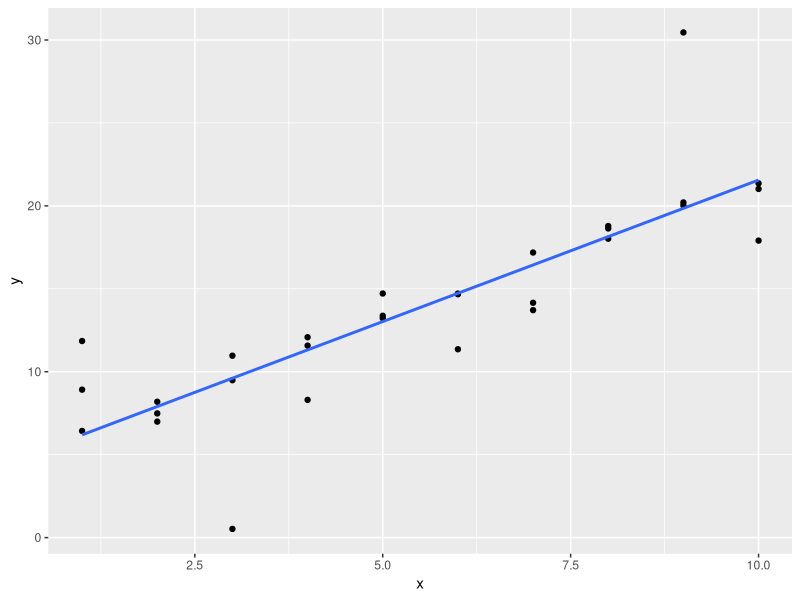
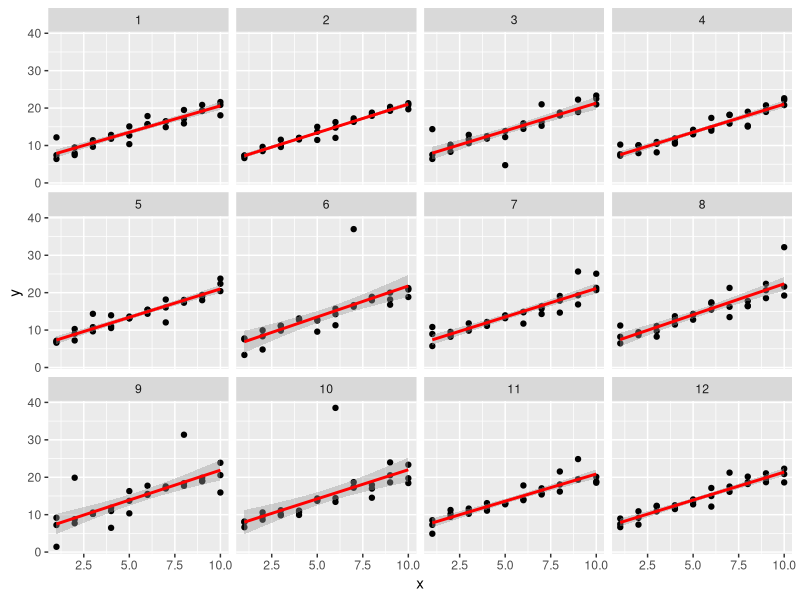
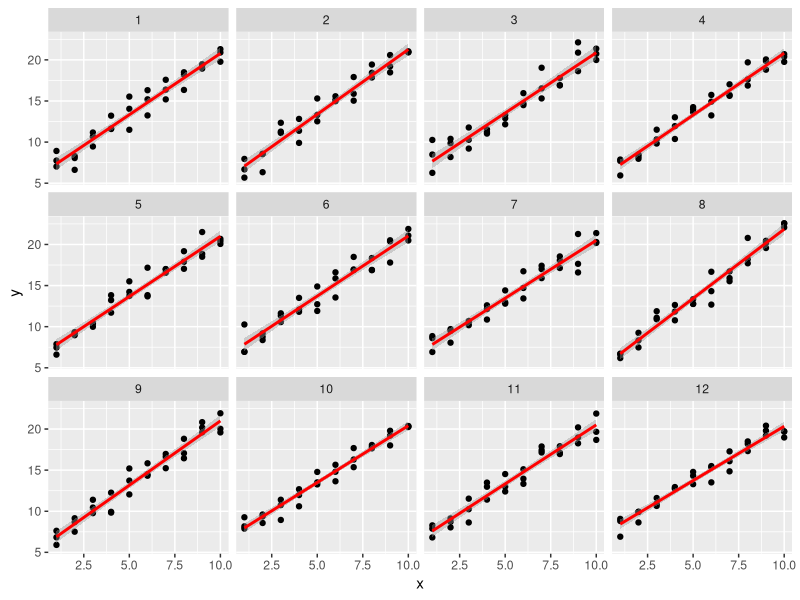
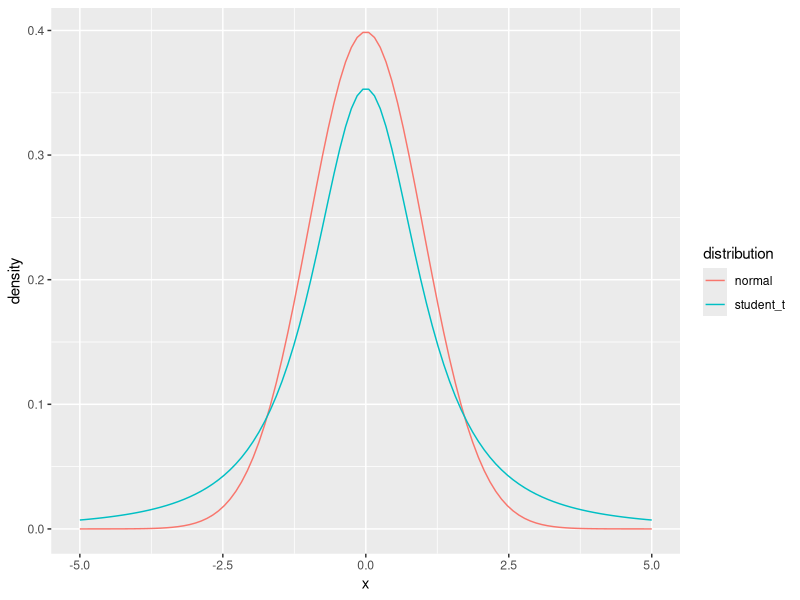
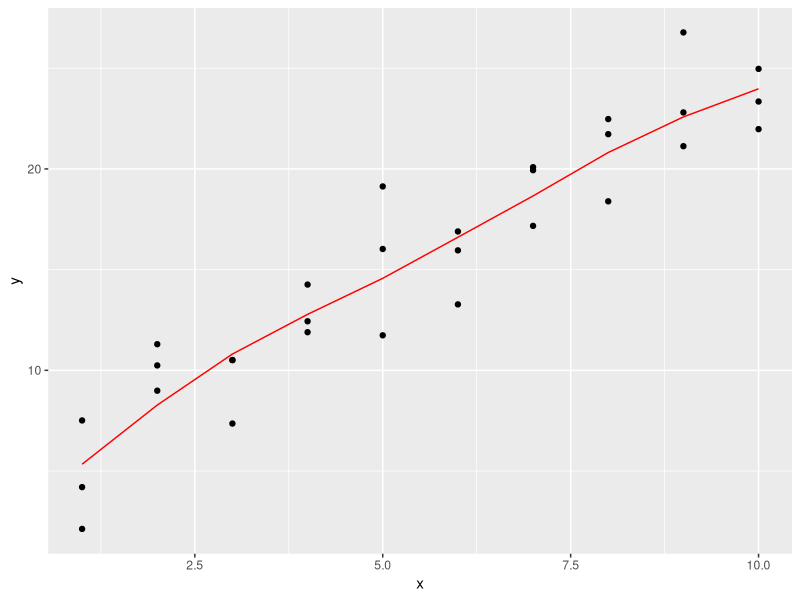
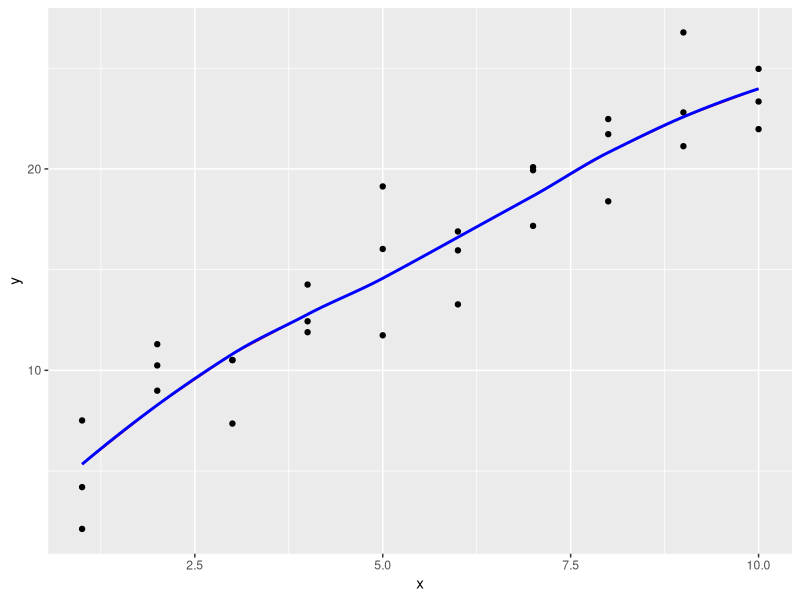
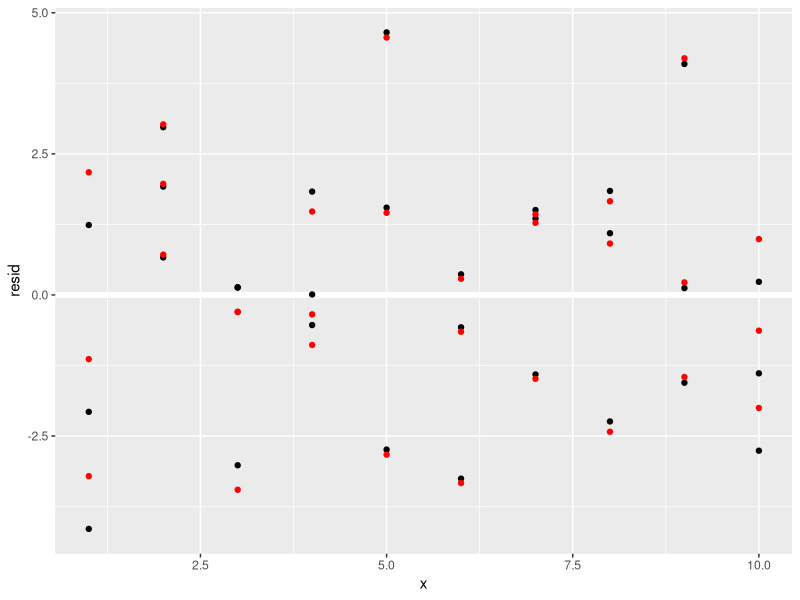
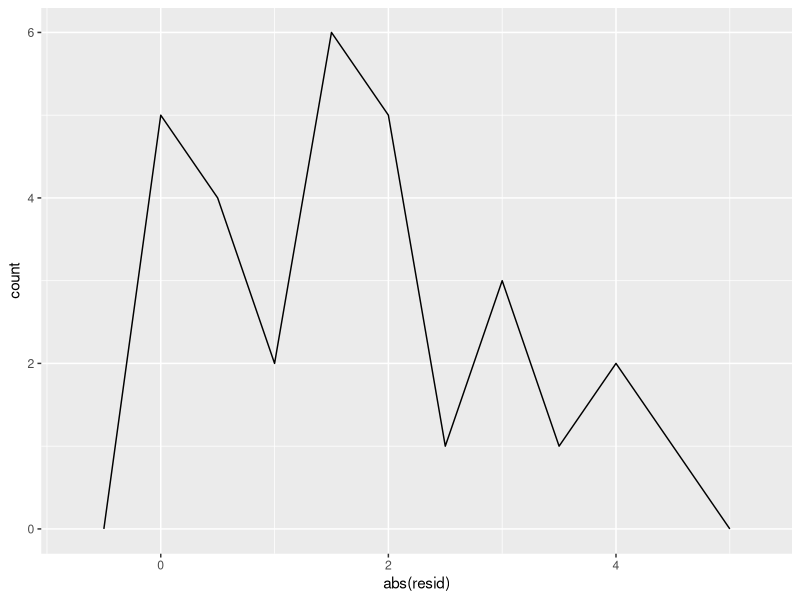

Here is the R script that generated these plots, in order:
## ---- chunk 1
library("tidyverse")
library("modelr")
options(na.action = na.warn)
## ---- chunk 2
sim1a <- tibble(
  x = rep(1:10, each = 3),
  y = x * 1.5 + 6 + rt(length(x), df = 2)
)
## ---- chunk 3
ggplot(sim1a, aes(x = x, y = y)) +
  geom_point() +
  geom_smooth(method = "lm", se = FALSE)
## ---- chunk 4
simt <- function(i) {
  tibble(
    x = rep(1:10, each = 3),
    y = x * 1.5 + 6 + rt(length(x), df = 2),
    .id = i
  )
}

sims <- map_df(1:12, simt)

ggplot(sims, aes(x = x, y = y)) +
  geom_point() +
  geom_smooth(method = "lm", colour = "red") +
  facet_wrap(~.id, ncol = 4)
## ---- chunk 5
sim_norm <- function(i) {
  tibble(
    x = rep(1:10, each = 3),
    y = x * 1.5 + 6 + rnorm(length(x)),
    .id = i
  )
}

simdf_norm <- map_df(1:12, sim_norm)

ggplot(simdf_norm, aes(x = x, y = y)) +
  geom_point() +
  geom_smooth(method = "lm", colour = "red") +
  facet_wrap(~.id, ncol = 4)
## ---- chunk 6
tibble(
  x = seq(-5, 5, length.out = 100),
  normal = dnorm(x),
  student_t = dt(x, df = 2)
) %>%
  gather(distribution, density, -x) %>%
  ggplot(aes(x = x, y = density, colour = distribution)) +
  geom_line()
## ---- chunk 7
pnorm(2, lower.tail = FALSE)
## ---- chunk 8
pt(2, df = 2, lower.tail = FALSE)
## ---- chunk 9
measure_distance <- function(mod, data) {
  diff <- data$y - make_prediction(mod, data)
  mean(abs(diff))
}
## ---- chunk 10
make_prediction <- function(mod, data) {
  mod[1] + mod[2] * data$x
}
## ---- chunk 11
best <- optim(c(0, 0), measure_distance, data = sim1a)
best$par
## ---- chunk 12
measure_distance_ls <- function(mod, data) {
  diff <- data$y - (mod[1] + mod[2] * data$x)
  sqrt(mean(diff^2))
}

best <- optim(c(0, 0), measure_distance_ls, data = sim1a)
best$par
## ---- chunk 13
model3 <- function(a, data) {
  a[1] + data$x * a[2] + a[3]
}
## ---- chunk 14
measure_distance_3 <- function(a, data) {
  diff <- data$y - model3(a, data)
  sqrt(mean(diff^2))
}
## ---- chunk 15
best3a <- optim(c(0, 0, 0), measure_distance_3, data = sim1)
best3a$par
## ---- chunk 16
best3b <- optim(c(0, 0, 1), measure_distance_3, data = sim1)
best3b$par
## ---- chunk 17
best3c <- optim(c(0, 0, 5), measure_distance_3, data = sim1)
best3c$par
## ---- chunk 18
sim1_loess <- loess(y ~ x, data = sim1)
sim1_lm <- lm(y ~ x, data = sim1)

grid_loess <- sim1 %>%
  add_predictions(sim1_loess)

sim1 <- sim1 %>%
  add_residuals(sim1_lm) %>%
  add_predictions(sim1_lm) %>%
  add_residuals(sim1_loess, var = "resid_loess") %>%
  add_predictions(sim1_loess, var = "pred_loess")
## ---- chunk 19
plot_sim1_loess <-
  ggplot(sim1, aes(x = x, y = y)) +
  geom_point() +
  geom_line(aes(x = x, y = pred), data = grid_loess, colour = "red")
plot_sim1_loess
## ---- chunk 20
plot_sim1_loess +
  geom_smooth(method = "loess", colour = "blue", se = FALSE, alpha = 0.20)
## ---- chunk 21
ggplot(sim1, aes(x = x)) +
  geom_ref_line(h = 0) +
  geom_point(aes(y = resid)) +
  geom_point(aes(y = resid_loess), colour = "red")
## ---- chunk 22
sim1_mod <- lm(y ~ x, data = sim1)
grid <- sim1 %>%
  data_grid(x)
## ---- chunk 23
grid %>%
  add_predictions(sim1_mod, var = "pred_lm") %>%
  add_predictions(sim1_loess, var = "pred_loess")
## ---- chunk 24
grid %>%
  gather_predictions(sim1_mod, sim1_loess)
## ---- chunk 25
grid %>%
  spread_predictions(sim1_mod, sim1_loess)
## ---- chunk 26
grid %>%
  gather_predictions(sim1_mod, sim1_loess) %>%
  spread(model, pred)
## ---- chunk 27
sim1_mod <- lm(y ~ x, data = sim1)

sim1 <- sim1 %>%
  add_residuals(sim1_mod)

ggplot(sim1, aes(x = abs(resid))) +
  geom_freqpoly(binwidth = 0.5)
## ---- chunk 28
mod2a <- lm(y ~ x - 1, data = sim2)
## ---- chunk 29
mod2 <- lm(y ~ x, data = sim2)
## ---- chunk 30
grid <- sim2 %>%
  data_grid(x) %>%
  spread_predictions(mod2, mod2a)
grid
## ---- chunk 31
x3 <- model_matrix(y ~ x1 * x2, data = sim3)
x3
## ---- chunk 32
all(x3[["x1:x2b"]] == (x3[["x1"]] * x3[["x2b"]]))
## ---- chunk 33
all(x3[["x1:x2c"]] == (x3[["x1"]] * x3[["x2c"]]))
all(x3[["x1:x2d"]] == (x3[["x1"]] * x3[["x2d"]]))
## ---- chunk 34
x4 <- model_matrix(y ~ x1 * x2, data = sim4)
x4
## ---- chunk 35
all(x4[["x1"]] * x4[["x2"]] == x4[["x1:x2"]])
## ---- chunk 36
mod1 <- lm(y ~ x1 + x2, data = sim3)
mod2 <- lm(y ~ x1 * x2, data = sim3)
## ---- chunk 37
levels(sim3$x2)
## ---- chunk 38
model_matrix_mod1 <- function(.data) {
  mutate(.data,
    x2b = as.numeric(x2 == "b"),
    x2c = as.numeric(x2 == "c"),
    x2d = as.numeric(x2 == "d"),
    `(Intercept)` = 1
  ) %>%
    select(`(Intercept)`, x1, x2b, x2c, x2d)
}
## ---- chunk 39
model_matrix_mod1(sim3)
## ---- chunk 40
model_matrix_mod1b <- function(.data) {
  # the levels of x2
  lvls <- levels(.data$x2)
  # drop the first level
  # this assumes that there are at least two levels
  lvls <- lvls[2:length(lvls)]
  # create an indicator variable for each level of x2
  for (lvl in lvls) {
    # new column name x2 + level name
    varname <- str_c("x2", lvl)
    # add indicator variable for lvl
    .data[[varname]] <- as.numeric(.data$x2 == lvl)
  }
  # generate the list of variables to keep
  x2_variables <- str_c("x2", lvls)
  # Add an intercept
  .data[["(Intercept)"]] <- 1
  # keep x1 and x2 indicator variables
  select(.data, `(Intercept)`, x1, one_of(x2_variables))
}
## ---- chunk 41
model_matrix_mod1b(sim3)
## ---- chunk 42
model_matrix_mod2 <- function(.data) {
  mutate(.data,
    `(Intercept)` = 1,
    x2b = as.numeric(x2 == "b"),
    x2c = as.numeric(x2 == "c"),
    x2d = as.numeric(x2 == "d"),
    `x1:x2b` = x1 * x2b,
    `x1:x2c` = x1 * x2c,
    `x1:x2d` = x1 * x2d
  ) %>%
    select(`(Intercept)`, x1, x2b, x2c, x2d, `x1:x2b`, `x1:x2c`, `x1:x2d`)
}
## ---- chunk 43
model_matrix_mod2(sim3)
## ---- chunk 44
model_matrix_mod2b <- function(.data) {
  # get dataset with x1 and x2 indicator variables
  out <- model_matrix_mod1b(.data)
  # get names of the x2 indicator columns
  x2cols <- str_subset(colnames(out), "^x2")
  # create interactions between x1 and the x2 indicator columns
  for (varname in x2cols) {
    # name of the interaction variable
    newvar <- str_c("x1:", varname)
    out[[newvar]] <- out$x1 * out[[varname]]
  }
  out
}
## ---- chunk 45
model_matrix_mod2b(sim3)
## ---- chunk 46
mod1 <- lm(y ~ x1 + x2, data = sim4)
mod2 <- lm(y ~ x1 * x2, data = sim4)
## ---- chunk 47
sim4_mods <- gather_residuals(sim4, mod1, mod2)
## ---- chunk 48

ggplot(sim4_mods, aes(x = resid, colour = model)) +
  geom_freqpoly(binwidth = 0.5) +
  geom_rug()
## ---- chunk 49
ggplot(sim4_mods, aes(x = abs(resid), colour = model)) +
  geom_freqpoly(binwidth = 0.5) +
  geom_rug()
## ---- chunk 50
sim4_mods %>%
  group_by(model) %>%
  summarise(resid = sd(resid))
